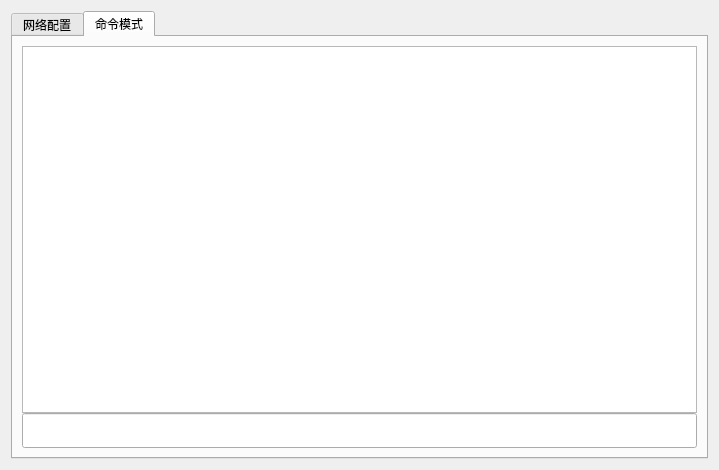
<?xml version="1.0" encoding="UTF-8"?>
<ui version="4.0">
 <class>RemoteConfig</class>
 <widget class="QWidget" name="RemoteConfig">
  <property name="geometry">
   <rect>
    <x>0</x>
    <y>0</y>
    <width>719</width>
    <height>470</height>
   </rect>
  </property>
  <property name="windowTitle">
   <string>Form</string>
  </property>
  <layout class="QVBoxLayout" name="verticalLayout">
   <item>
    <widget class="QTabWidget" name="tabWidget">
     <property name="currentIndex">
      <number>1</number>
     </property>
     <widget class="QWidget" name="net">
      <attribute name="title">
       <string>网络配置</string>
      </attribute>
      <widget class="QFrame" name="frame">
       <property name="geometry">
        <rect>
         <x>20</x>
         <y>20</y>
         <width>191</width>
         <height>211</height>
        </rect>
       </property>
       <property name="frameShape">
        <enum>QFrame::StyledPanel</enum>
       </property>
       <property name="frameShadow">
        <enum>QFrame::Raised</enum>
       </property>
       <layout class="QVBoxLayout" name="verticalLayout_2">
        <property name="spacing">
         <number>3</number>
        </property>
        <item>
         <layout class="QHBoxLayout" name="horizontalLayout" stretch="1,4">
          <item>
           <widget class="QLabel" name="label">
            <property name="text">
             <string>ip</string>
            </property>
            <property name="alignment">
             <set>Qt::AlignRight|Qt::AlignTrailing|Qt::AlignVCenter</set>
            </property>
           </widget>
          </item>
          <item>
           <widget class="QLineEdit" name="ip">
            <property name="sizePolicy">
             <sizepolicy hsizetype="Preferred" vsizetype="Preferred">
              <horstretch>0</horstretch>
              <verstretch>0</verstretch>
             </sizepolicy>
            </property>
           </widget>
          </item>
         </layout>
        </item>
        <item>
         <layout class="QHBoxLayout" name="horizontalLayout_2" stretch="1,4">
          <item>
           <widget class="QLabel" name="label_2">
            <property name="text">
             <string>gate</string>
            </property>
            <property name="alignment">
             <set>Qt::AlignRight|Qt::AlignTrailing|Qt::AlignVCenter</set>
            </property>
           </widget>
          </item>
          <item>
           <widget class="QLineEdit" name="gate">
            <property name="sizePolicy">
             <sizepolicy hsizetype="Preferred" vsizetype="Preferred">
              <horstretch>0</horstretch>
              <verstretch>0</verstretch>
             </sizepolicy>
            </property>
           </widget>
          </item>
         </layout>
        </item>
        <item>
         <layout class="QHBoxLayout" name="horizontalLayout_3" stretch="1,4">
          <item>
           <widget class="QLabel" name="label_3">
            <property name="text">
             <string>mac</string>
            </property>
            <property name="alignment">
             <set>Qt::AlignRight|Qt::AlignTrailing|Qt::AlignVCenter</set>
            </property>
           </widget>
          </item>
          <item>
           <widget class="QLineEdit" name="mac">
            <property name="sizePolicy">
             <sizepolicy hsizetype="Preferred" vsizetype="Preferred">
              <horstretch>0</horstretch>
              <verstretch>0</verstretch>
             </sizepolicy>
            </property>
           </widget>
          </item>
         </layout>
        </item>
        <item>
         <layout class="QHBoxLayout" name="horizontalLayout_4" stretch="1,4">
          <item>
           <widget class="QLabel" name="label_4">
            <property name="text">
             <string>mask</string>
            </property>
            <property name="alignment">
             <set>Qt::AlignRight|Qt::AlignTrailing|Qt::AlignVCenter</set>
            </property>
           </widget>
          </item>
          <item>
           <widget class="QLineEdit" name="mask">
            <property name="sizePolicy">
             <sizepolicy hsizetype="Preferred" vsizetype="Preferred">
              <horstretch>0</horstretch>
              <verstretch>0</verstretch>
             </sizepolicy>
            </property>
           </widget>
          </item>
         </layout>
        </item>
        <item>
         <layout class="QHBoxLayout" name="horizontalLayout_5" stretch="2,1">
          <item>
           <spacer name="horizontalSpacer">
            <property name="orientation">
             <enum>Qt::Horizontal</enum>
            </property>
            <property name="sizeHint" stdset="0">
             <size>
              <width>40</width>
              <height>20</height>
             </size>
            </property>
           </spacer>
          </item>
          <item>
           <widget class="QPushButton" name="set_network">
            <property name="sizePolicy">
             <sizepolicy hsizetype="Preferred" vsizetype="Preferred">
              <horstretch>0</horstretch>
              <verstretch>0</verstretch>
             </sizepolicy>
            </property>
            <property name="text">
             <string>确定</string>
            </property>
           </widget>
          </item>
         </layout>
        </item>
       </layout>
      </widget>
     </widget>
     <widget class="QWidget" name="cmd">
      <attribute name="title">
       <string>命令模式</string>
      </attribute>
      <layout class="QVBoxLayout" name="verticalLayout_3">
       <property name="spacing">
        <number>0</number>
       </property>
       <item>
        <widget class="QTextEdit" name="cmd_return"/>
       </item>
       <item>
        <widget class="QLineEdit" name="cmd_line">
         <property name="minimumSize">
          <size>
           <width>0</width>
           <height>35</height>
          </size>
         </property>
         <property name="text">
          <string/>
         </property>
        </widget>
       </item>
      </layout>
     </widget>
    </widget>
   </item>
  </layout>
 </widget>
 <resources/>
 <connections/>
</ui>
